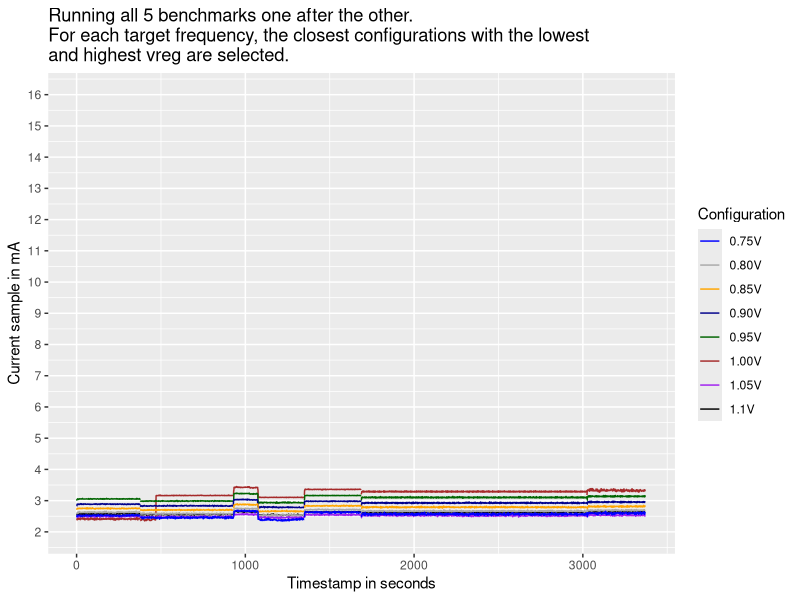

This figure's R source:
library("ggplot2")
library("dplyr")
library(rlang)

df <- read.csv("xosc_pairs_freqs_auto.csv")

# Associate expe_num with parameter (vreg)
df <- df %>%
  mutate(
    legend_group = case_when(
      expe_num %in% c(0:5)   ~ "1.1V",
      expe_num %in% c(6:11)   ~ "1.05V",
      expe_num %in% c(12:17)   ~ "1.00V",
      expe_num %in% c(18:23)   ~ "0.95V",
      expe_num %in% c(24:29)   ~ "0.90V",
      expe_num %in% c(30:35)   ~ "0.85V",
      expe_num %in% c(36:41)   ~ "0.80V",
      expe_num %in% c(42:47)   ~ "0.75V",
    )
  ) 

# If experiments are chained, the timestamp is not valid anymore. Values have to be grouped and plotted according to row number 
df <- df %>%
	group_by(legend_group) %>%
	arrange(legend_group) %>%
	mutate(index = row_number()) %>%
	ungroup()

p <- ggplot(df, aes(x = index, y = current_sample, color=legend_group, group=factor(expe_num))) +
	geom_line(na.rm = TRUE) +
	scale_y_continuous(limits=c(2, 16), n.breaks=15) +
	labs(title = "Running all 5 benchmarks one after the other. \nFor each target frequency, the closest configurations with the lowest \nand highest vreg are selected.", x = "Timestamp in seconds", y = "Current sample in mA") +
  scale_color_manual(
		name = "Configuration",
    values = c(
      "1.1V"      = "black",
      "1.05V"      = "purple",
      "1.00V"      = "brown",
      "0.95V"      = "dark green",
      "0.90V"      = "dark blue",
      "0.85V"      = "orange",
      "0.80V"      = "dark grey",
      "0.75V"      = "blue"
    )
  )
ggsave("xosc_pairs_freqs_auto.pdf", plot=p)
